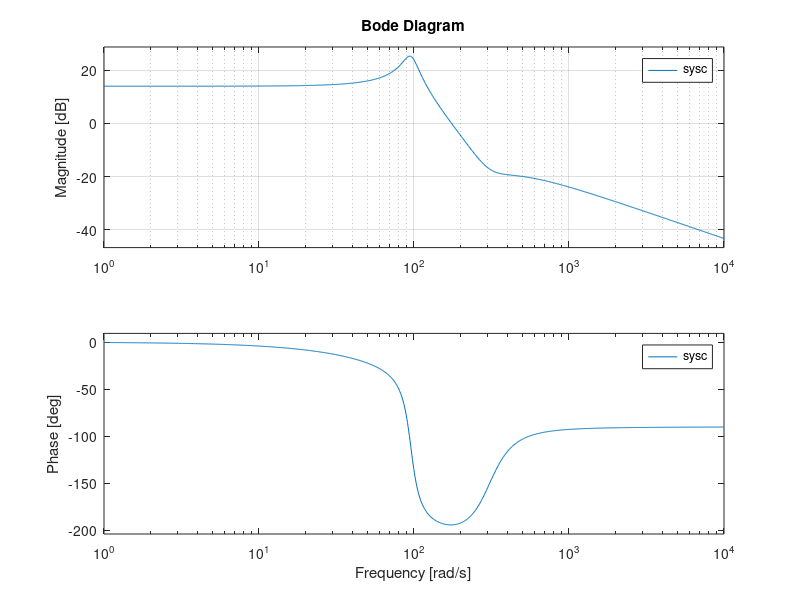

Write MATLAB code to recreate this figure.
sys = zpk([-95+290i,-95-290i],[-140,-10+95i,-10-95i],137.2);
Kc=0.5;
sysc = sys * Kc;
%rlocus(sys)
%nyquist(sys*Kc)
bode(sysc);
grid;